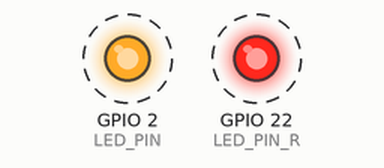
This sketch was run on a simulated ESP32. On the bench: output pins drawn as LEDs (lit = HIGH). Dashed ring = blinking. What the sketch prints to the serial monitor is not drawn.

Above: at 0.5 s.
Timing chart, 0 to 4.6 s (numbered marks = the images above):
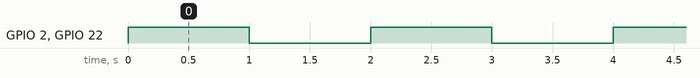

Measured:
- by itself, GPIO 2 (LED_PIN), GPIO 22 (LED_PIN_R): alternates HIGH for 1.0 s and LOW for 1.0 s

The sketch:

lab02_1.ino
```cpp
// 定义板载LED引脚，避免使用"魔法数字"
#define LED_PIN 2
#define LED_PIN_R 22

void setup() {
  // 初始化串口通信
  Serial.begin(115200);
  // 初始化板载LED引脚为输出模式
  pinMode(LED_PIN, OUTPUT);
  pinMode(LED_PIN_R, OUTPUT);
}

void loop() {
  Serial.println("Hello ESP32!");
  digitalWrite(LED_PIN, HIGH);   // 点亮LED
  digitalWrite(LED_PIN_R, HIGH);
  delay(1000);                   // 等待1秒
  digitalWrite(LED_PIN, LOW);    // 熄灭LED
  digitalWrite(LED_PIN_R, LOW);
  delay(1000);              // 等待1秒
}
```
